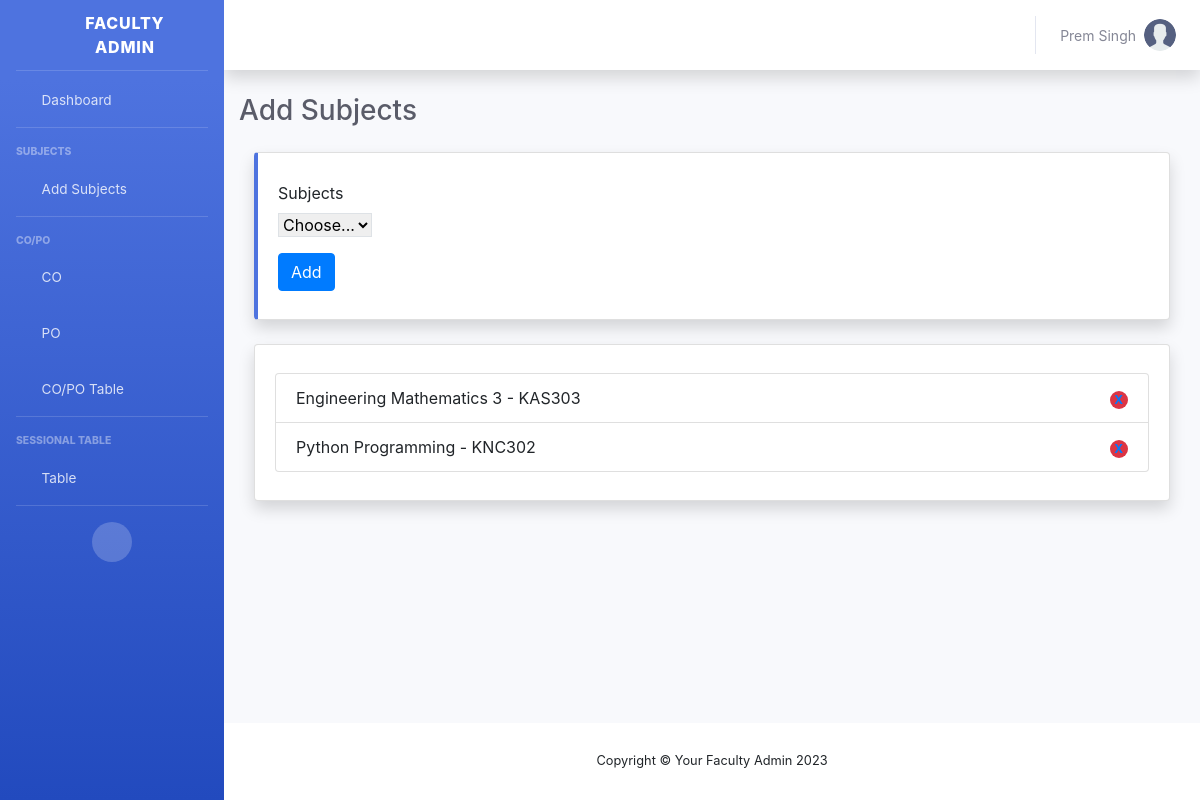
Screenshot of /add-subject/ (signed in) with the database file from the repository.
### core/models.py (models this page shows, shortened)
class CustomUser(AbstractUser):
    photo = models.ImageField(upload_to='faculty_profile')
    college = models.ForeignKey(College, on_delete=models.SET_NULL, null=True, blank=True)
    department = models.CharField(max_length=20, choices=department_choices, null=True, blank=True)
    contact_number = models.CharField(max_length=10, null=True, blank=True)
    subjects = models.ManyToManyField(Subject, blank=True)
    is_login_permitted = models.BooleanField(default=False)
    is_editing_table_permitted = models.BooleanField(default=False)

class Subject(models.Model):
    uuid = models.UUIDField(default=uuid.uuid4, primary_key=True, editable=False)
    title = models.CharField(max_length=120)
    code = models.CharField(max_length=10)
    program = models.CharField(max_length=120, blank=True, null=True)

### core/views.py (the view, shortened to what this page needs)
# urls.py: path('add-subject/', views.add_subject, name='add-subject'),
@login_required(login_url='login')
def add_subject(request):
    subjects = Subject.objects.all()
    user_subjects = request.user.subjects.all()
    context = {
        'subjects': subjects,
        'user_subjects': user_subjects
    }
    return render(request, 'subject/add-subject.html', context)

### core/templates/subject/add-subject.html (shortened to what this page needs)
{% extends 'base-dash.html' %}
{% block content %}
        <div class="container-fluid">
            <h1 class="h3 mb-4 text-gray-800">Add Subjects</h1>
            <div class="container col-md-12">
                <div class="row">
                    <div class="col-12 col-md-12 mb-4">
                        <div class="card border-left-primary shadow h-100 py-2">
                            <div class="card-body">
                                <form method="POST" class="row g-3">
                                    <div class="col-md-12">
                                      <label for="inputState" class="form-label">Subjects</label><br>
                                      <select data-live-search="true" id="inputState" name="subject_uuid" class="form-select selectpicker border mb-3">
                                        <option value="{{selected_subject.uuid}}" selected>{% if selected_subject != '' and selected_subject != None %}{{selected_subject}}{%else %}Choose...{% endif %}</option>
                                      </select>
                                    </div>
                                    <div class="col-12">
                                      <button type="submit" class="btn btn-primary">Add</button>
                                    </div>
                                  </form>
                            </div>
                        </div>
                    </div>
                </div>
            </div>
            {% if user_subjects|length > 0 %}
            <div class="container col-md-12">
                <div class="row">
                    <div class="col-12 col-md-12 mb-4">
                        <div class="card shadow h-100 py-2">
                            <div class="card-body">
                                <ol class="list-group list-group-numbered">
                                    {% for user_subject in user_subjects %}
                                    <li class="list-group-item d-flex justify-content-between align-items-center">{{user_subject.title}} - {{user_subject.code}}
                                        <a href="{% url 'remove-subject' pk=user_subject.uuid %}"><span class="badge bg-danger rounded-pill">X</span></a>
                                    </li>
                                    {% endfor %}
                                  </ol>
                            </div>
                        </div>
                    </div>
                </div>
            </div>
            {% endif %}
        </div>
{% endblock content %}

### core/templates/base-dash.html (shortened to what this page needs)
{% load static %}
<!DOCTYPE html>
<html lang="en">
  <head>
    <link
      href="{% static 'vendor/fontawesome-free/css/all.min.css'%}"
      rel="stylesheet"
      type="text/css"
    />
    <link href="{% static 'css/sb-admin-2.min.css'%}" rel="stylesheet" />
    <link rel="stylesheet" href="https://cdn.jsdelivr.net/npm/bootstrap@4.6.2/dist/css/bootstrap.min.css">
  </head>
  <body id="page-top">
    <div id="wrapper">
      <ul
        class="navbar-nav bg-gradient-primary sidebar sidebar-dark accordion"
        id="accordionSidebar"
      >
        <a
          class="sidebar-brand d-flex align-items-center justify-content-center"
          href="{% url 'dashboard' %}"
        >
          <div class="sidebar-brand-icon rotate-n-15">
            <i class="fas fa-laugh-wink"></i>
          </div>
          <div class="sidebar-brand-text mx-3">Faculty Admin</div>
        </a>
        <hr class="sidebar-divider my-0" />
        <li class="nav-item">
          <a class="nav-link" href="{% url 'dashboard' %}">
            <i class="fas fa-fw fa-tachometer-alt"></i>
            <span>Dashboard</span></a
          >
        </li>
        <hr class="sidebar-divider" />
        <div class="sidebar-heading">Subjects</div>
        <li class="nav-item">
          <a
            class="nav-link"
            href="{% url 'add-subject' %}"
            aria-expanded="true"
          >
            <i class="fas fa-fw fa-cog"></i>
            <span>Add Subjects</span>
          </a>
        </li>
        <hr class="sidebar-divider" />
        <div class="sidebar-heading">CO/PO</div>
        <li class="nav-item">
          <a class="nav-link" href="{% url 'add-co' %}">
            <i class="fas fa-fw fa-folder"></i>
            <span>CO</span>
          </a>
        </li>
        <li class="nav-item">
          <a class="nav-link collapsed" href="{% url 'add-po' %}">
            <i class="fas fa-fw fa-pen"></i>
            <span>PO</span>
          </a>
        </li>
        <li class="nav-item">
          <a class="nav-link collapsed" href="{% url 'co-po-table' %}">
            <i class="fas fa-fw fa-table"></i>
            <span>CO/PO Table</span>
          </a>
        </li>
        <hr class="sidebar-divider" />
        <div class="sidebar-heading">Sessional Table</div>
        <li class="nav-item">
          <a class="nav-link" href="{% url 'sessional-list' %}">
            <i class="fas fa-fw fa-folder"></i>
            <span>Table</span>
          </a>
        </li>
        <hr class="sidebar-divider d-none d-md-block" />
        <div class="text-center d-none d-md-inline">
          <button class="rounded-circle border-0" id="sidebarToggle"></button>
        </div>
      </ul>
      <div id="content-wrapper" class="d-flex flex-column">
        <div id="content">
          <nav
            class="navbar navbar-expand navbar-light bg-white topbar mb-4 static-top shadow"
          >
            <ul class="navbar-nav ml-auto">
              <li class="nav-item dropdown no-arrow">
                <a
                  class="nav-link dropdown-toggle"
                  href="#"
                  id="userDropdown"
                  role="button"
                  data-toggle="dropdown"
                  aria-haspopup="true"
                  aria-expanded="false"
                >
                  <span class="mr-2 d-none d-lg-inline text-gray-600 small"
                    >{{request.user.first_name}}
                    {{request.user.last_name}}</span
                  >
                  <img
                    class="img-profile rounded-circle"
                    src="{{request.user.photo.url}}"
                  />
                </a>
              </li>
            </ul>
          </nav>
          {% block content %} {% endblock content %}
        </div>
        <footer class="sticky-footer bg-white">
          <div class="container my-auto">
            <div class="copyright text-center my-auto">
              <span>Copyright © Your Faculty Admin 2023</span>
            </div>
          </div>
        </footer>
      </div>
    </div>
    <link rel="stylesheet" href="https://cdn.jsdelivr.net/npm/bootstrap-select@1.13.14/dist/css/bootstrap-select.min.css">
  </body>
</html>

### rows the page displays
CustomUser: user.first_name "Prem", user.last_name "Singh", user.photo (placeholder picture)
Subject: title "Engineering Mathematics 3", code "KAS303"
Subject: title "Python Programming", code "KNC302"
